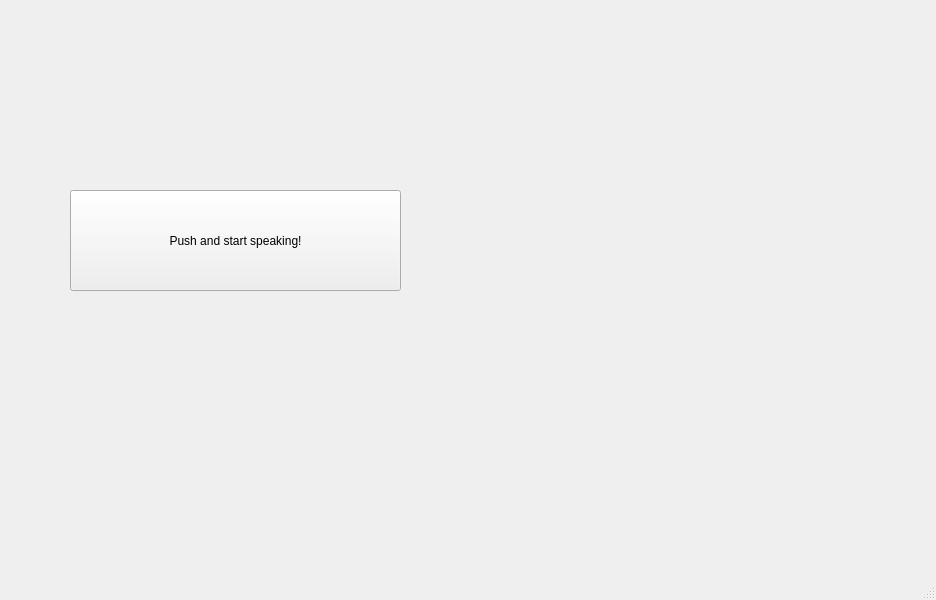
<?xml version="1.0" encoding="UTF-8"?>
<ui version="4.0">
 <class>MainWindow</class>
 <widget class="QMainWindow" name="MainWindow">
  <property name="geometry">
   <rect>
    <x>0</x>
    <y>0</y>
    <width>936</width>
    <height>600</height>
   </rect>
  </property>
  <property name="windowTitle">
   <string>MainWindow</string>
  </property>
  <property name="tabShape">
   <enum>QTabWidget::Rounded</enum>
  </property>
  <widget class="QWidget" name="centralwidget">
   <widget class="QPushButton" name="pushButton">
    <property name="geometry">
     <rect>
      <x>70</x>
      <y>190</y>
      <width>331</width>
      <height>101</height>
     </rect>
    </property>
    <property name="acceptDrops">
     <bool>false</bool>
    </property>
    <property name="autoFillBackground">
     <bool>false</bool>
    </property>
    <property name="styleSheet">
     <string notr="true">QPushButton {
    background-color: rgb(255,125,100);
};
button.setIcon(QIcon(‘logo.png’))</string>
    </property>
    <property name="text">
     <string>Push and start speaking!</string>
    </property>
    <property name="icon">
     <iconset>
      <normaloff>../../../../mic symbol.png</normaloff>../../../../mic symbol.png</iconset>
    </property>
    <property name="iconSize">
     <size>
      <width>30</width>
      <height>30</height>
     </size>
    </property>
    <property name="Push" stdset="0">
     <bool>false</bool>
    </property>
   </widget>
  </widget>
  <widget class="QMenuBar" name="menubar">
   <property name="geometry">
    <rect>
     <x>0</x>
     <y>0</y>
     <width>936</width>
     <height>24</height>
    </rect>
   </property>
  </widget>
  <widget class="QStatusBar" name="statusbar"/>
  <action name="actionTranslate">
   <property name="text">
    <string>Translate</string>
   </property>
   <property name="toolTip">
    <string>Record</string>
   </property>
  </action>
 </widget>
 <resources/>
 <connections/>
</ui>
